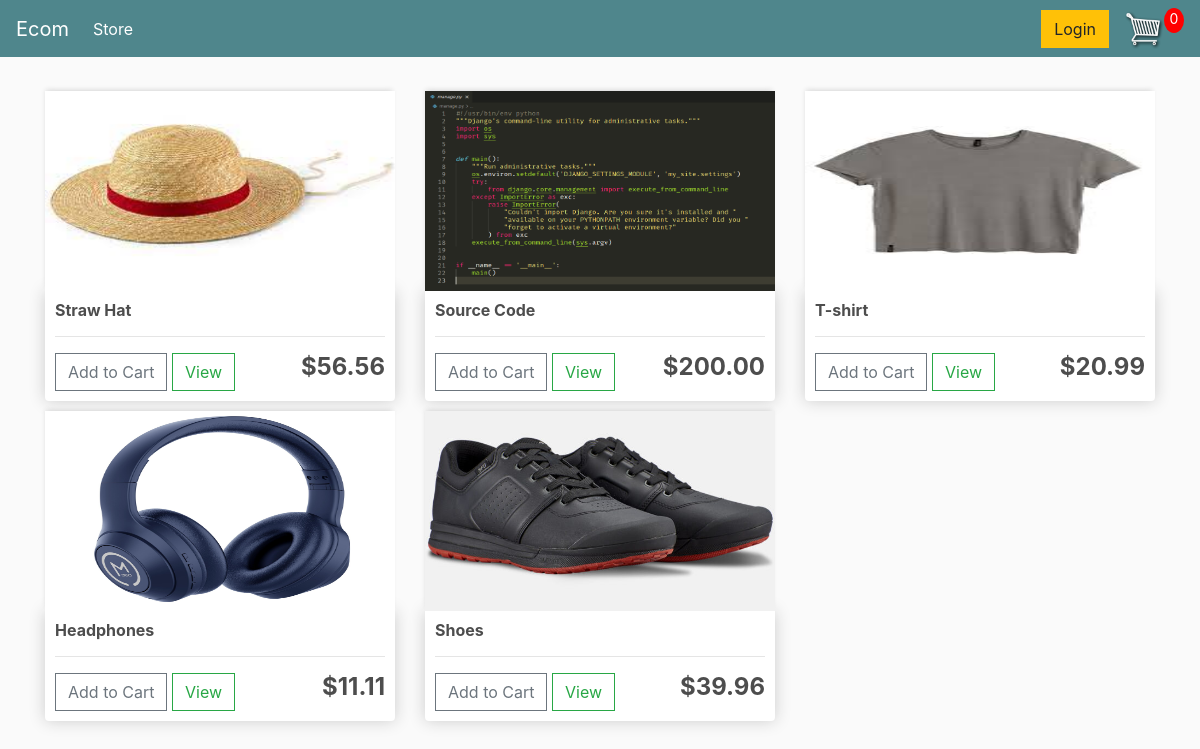
The page / on the database its author committed.
### store/models.py (models this page shows, shortened)
class Product(models.Model):
    name = models.CharField(max_length=200)
    price = models.FloatField()
    digital = models.BooleanField(default=False, null=True, blank=True)
    image = models.ImageField(null=True, blank=True)

### store/views.py (the view)
# urls.py: path('', views.index, name="store"),
def index(request):
    products = Product.objects.all()
    context = {'products':products}
    return render(request, 'store/store.html', context)

### store/templates/store/store.html
{% extends "store/main.html" %}
{% load static %}
{% block content %}
<div class="row">
    {% for product in products %}
	<div class="col-lg-4">
		<img class="thumbnail" src="{{ product.image.url }}">
        <div class="box-element product">
            <h6><strong>{{ product.name }}</strong></h6>
            <hr>
            <button  class="btn btn-outline-secondary add-btn">Add to Cart</button>
            <a class="btn btn-outline-success" href="#">View</a>
            <h4 style="display: inline-block; float: right"><strong>${{ product.price|floatformat:2 }}</strong></h4>
        </div>
	</div>
    {% endfor %}
</div>
{% endblock content %}

### static/css/main.css (style rules this page uses)
body { background-color: hsl(0, 0%, 98%); }
h1,h2,h3,h4,h5,h6 { color:hsl(0, 0%, 30%); }
.box-element { box-shadow:hsl(0, 0%, 80%) 0 0 16px; background-color: #fff; border-radius: 4px; padding: 10px; }
.thumbnail { width: 100%; height: 200px; -webkit-box-shadow: -1px -3px 5px -2px rgba(214,214,214,1); -moz-box-shadow: -1px -3px 5px -2px rgba(214,214,214,1); box-shadow: -1px -3px 5px -2px rgba(214,214,214,1); }
.product { border-radius: 0 0 4px 4px; }
.col-lg-4, .col-lg-6, .col-lg-8, .col-lg-12 { margin-top: 10px; }
.btn { border-radius: 0; }

### rows shown on the page
Product: image (picture), name "Straw Hat", price "56.56"
Product: image (picture), name "Source Code", price "200.00"
Product: image (picture), name "T-shirt", price "20.99"
Product: image (picture), name "Headphones", price "11.11"
Product: image (picture), name "Shoes", price "39.96"
